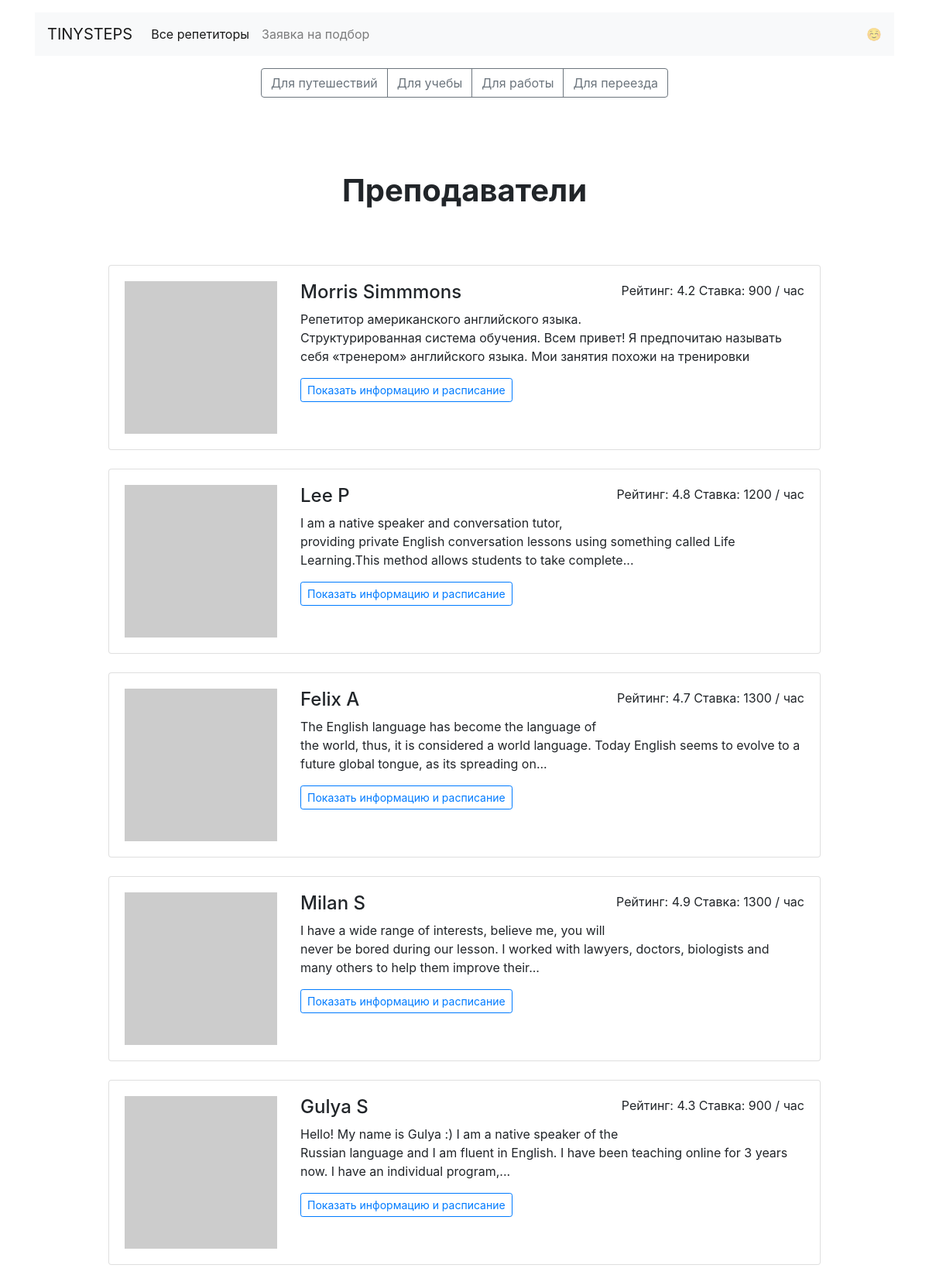
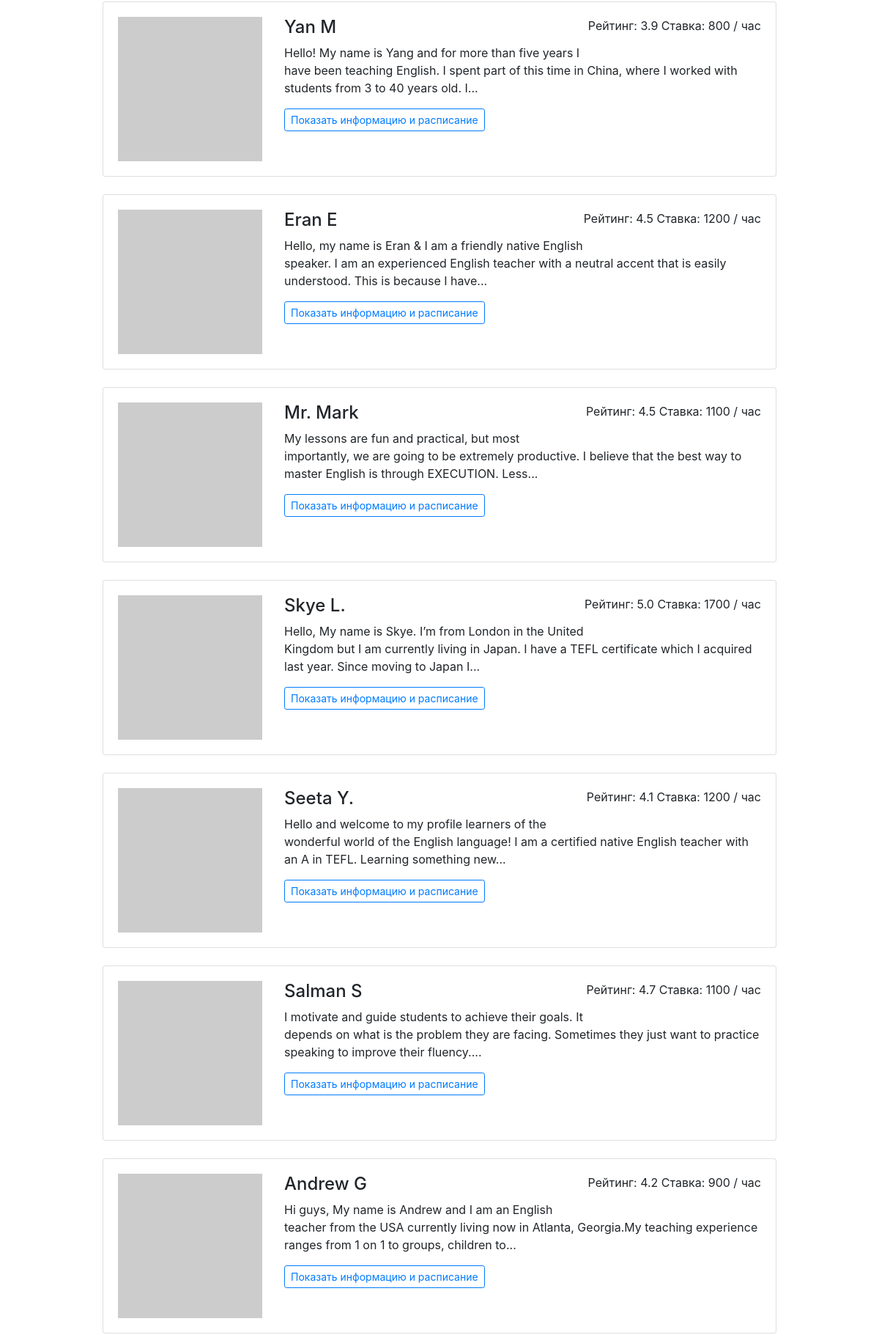
Screenshot of /goals/1/ (upper part) with the database file from the repository (2 pictures, top to bottom).
### app.py (models this page shows)
class Goal(db.Model):
    __tablename__ = 'goals'
    id = db.Column(db.Integer, primary_key=True)
    code = db.Column(db.String(10), nullable=False)
    goal = db.Column(db.String(100))
    teachers = db.relationship("Teacher", secondary=teachers_goals_association, back_populates="goals")

class Teacher(db.Model):
    __tablename__ = 'teachers'
    id = db.Column(db.Integer, primary_key=True)
    name = db.Column(db.String(100))
    about = db.Column(db.Text)
    rating = db.Column(db.Float)
    picture = db.Column(db.String(100))
    price = db.Column(db.Integer)
    free = db.Column(db.UnicodeText)
    booking = db.relationship("Booking", back_populates = 'teacher')
    goals = db.relationship("Goal", secondary=teachers_goals_association, back_populates="teachers")

### app.py (the view)
@app.route('/goals/<goal>/')
def render_goals_item(goal):
    goals, teachers = load_all_data()
    goals = Goal.query.all()
    teachers = Teacher.query.all()
    return render_template('goal.html', goals=goals, teachers=teachers, goal=goal)

### app.py (called while the page is built)
def load_data(data_source):
    try:
        with open(data_source, 'r', encoding='utf-8') as f:
            result = (json.load(f)).values()
    except FileNotFoundError:
        result = None
    return result

def load_all_data():
    result = load_data(ALL_DATA)
    if result is None:
        result = {'goals': goals, 'teachers': teachers}
        write_data(result, ALL_DATA)
        result = result.values()
    return result

### templates/goal.html (shortened to what this page needs)
{% extends 'base.html' %}
{% block container %}
    {% include 'goal_menu.html' %}
    <h1 class="h1 text-center w-50 mx-auto mt-1 py-5 mb-4"><strong> Преподаватели <br>
        {{ goals[goal]|lower }} </strong></h1>
    <div class="row">
        <div class="col-12 col-lg-10 offset-lg-1 m-auto">
            {% for t in teachers %}
                <div class="card mb-4">
                    {% include 'profile_card.html' %}
                </div>
            {% endfor %}
        </div>
    </div>
{% endblock %}

### templates/goal_menu.html
<div class="text-center mb-5">
    <div class="btn-group mx-auto mb-0" role="group" aria-label="Basic example">
        {% for g in goals %}
            <a href="{{ url_for('render_goals_item', goal= g.code ) }}"
               class="btn btn-outline-secondary ">{{ g.goal }}</a>
        {% endfor %}
    </div>
</div>

### templates/profile_card.html
<div class="card-body">
    <div class="row">
        <div class="col-3"><img src="{{ t.picture }}" class="img-fluid" alt=""></div>
        <div class="col-9">
            <p class="float-right">Рейтинг: {{ t.rating }} Ставка: {{ t.price }} / час</p>
            <h2 class="h4">{{ t.name }}</h2>
            <p>{{ t.about|truncate(180) }}</p>
            <a href="{{ url_for('render_profiles_item', teacher_id= t.id) }}"
               class="btn btn-outline-primary btn-sm mr-3 mb-2">Показать информацию и расписание</a>
        </div>
    </div>
</div>

### rows the page displays
Goal: goal "Для путешествий"
Goal: goal "Для учебы"
Goal: goal "Для работы"
Goal: goal "Для переезда"
Teacher: rating "4.2", price "900", name "Morris Simmmons", about "Репетитор американского английского языка. Структурированная система обучения. Всем привет! Я предпочитаю называть себя «тренером» английского языка. Мои занятия похожи на тренировки"
Teacher: rating "4.8", price "1200", name "Lee P", about "I am a native speaker and conversation tutor, providing private English conversation lessons using something called Life Learning.This method allows students to take complete..."
Teacher: rating "4.7", price "1300", name "Felix A", about "The English language has become the language of the world, thus, it is considered a world language. Today English seems to evolve to a future global tongue, as its spreading on..."
Teacher: rating "4.9", price "1300", name "Milan S", about "I have a wide range of interests, believe me, you will never be bored during our lesson. I worked with lawyers, doctors, biologists and many others to help them improve their..."
Teacher: rating "4.3", price "900", name "Gulya S", about "Hello! My name is Gulya :) I am a native speaker of the Russian language and I am fluent in English. I have been teaching online for 3 years now. I have an individual program,..."
Teacher: rating "3.9", price "800", name "Yan M", about "Hello! My name is Yang and for more than five years I have been teaching English. I spent part of this time in China, where I worked with students from 3 to 40 years old. I..."
Teacher: rating "4.5", price "1200", name "Eran E", about "Hello, my name is Eran & I am a friendly native English speaker. I am an experienced English teacher with a neutral accent that is easily understood. This is because I have..."
Teacher: rating "4.5", price "1100", name "Mr. Mark", about "My lessons are fun and practical, but most importantly, we are going to be extremely productive. I believe that the best way to master English is through EXECUTION. Less..."
Teacher: rating "5.0", price "1700", name "Skye L.", about "Hello, My name is Skye. I’m from London in the United Kingdom but I am currently living in Japan. I have a TEFL certificate which I acquired last year. Since moving to Japan I..."
Teacher: rating "4.1", price "1200", name "Seeta Y.", about "Hello and welcome to my profile learners of the wonderful world of the English language! I am a certified native English teacher with an A in TEFL. Learning something new..."
Teacher: rating "4.7", price "1100", name "Salman S", about "I motivate and guide students to achieve their goals. It depends on what is the problem they are facing. Sometimes they just want to practice speaking to improve their fluency...."
Teacher: rating "4.2", price "900", name "Andrew G", about "Hi guys, My name is Andrew and I am an English teacher from the USA currently living now in Atlanta, Georgia.My teaching experience ranges from 1 on 1 to groups, children to..."
